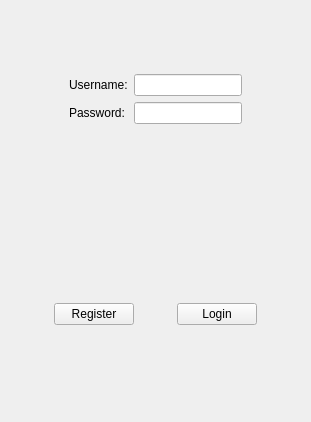
<?xml version="1.0" encoding="UTF-8"?>
<ui version="4.0">
 <class>loginWindow</class>
 <widget class="QMainWindow" name="loginWindow">
  <property name="geometry">
   <rect>
    <x>0</x>
    <y>0</y>
    <width>311</width>
    <height>422</height>
   </rect>
  </property>
  <property name="windowTitle">
   <string>GST603</string>
  </property>
  <property name="windowIcon">
   <iconset>
    <normaloff>../../Desktop/Gui/0577 - Icon.png</normaloff>../../Desktop/Gui/0577 - Icon.png</iconset>
  </property>
  <widget class="QWidget" name="centralwidget">
   <layout class="QVBoxLayout" name="verticalLayout">
    <item>
     <widget class="QFrame" name="userFrame">
      <property name="frameShape">
       <enum>QFrame::NoFrame</enum>
      </property>
      <property name="frameShadow">
       <enum>QFrame::Plain</enum>
      </property>
      <layout class="QGridLayout" name="gridLayout_3">
       <item row="2" column="1">
        <widget class="QLabel" name="loginMsgLabel">
         <property name="text">
          <string/>
         </property>
        </widget>
       </item>
       <item row="3" column="1">
        <spacer name="verticalSpacer">
         <property name="orientation">
          <enum>Qt::Vertical</enum>
         </property>
         <property name="sizeHint" stdset="0">
          <size>
           <width>20</width>
           <height>40</height>
          </size>
         </property>
        </spacer>
       </item>
       <item row="1" column="2">
        <spacer name="horizontalSpacer_2">
         <property name="orientation">
          <enum>Qt::Horizontal</enum>
         </property>
         <property name="sizeHint" stdset="0">
          <size>
           <width>40</width>
           <height>20</height>
          </size>
         </property>
        </spacer>
       </item>
       <item row="1" column="0">
        <spacer name="horizontalSpacer">
         <property name="orientation">
          <enum>Qt::Horizontal</enum>
         </property>
         <property name="sizeHint" stdset="0">
          <size>
           <width>40</width>
           <height>20</height>
          </size>
         </property>
        </spacer>
       </item>
       <item row="1" column="1">
        <widget class="QFrame" name="frame">
         <property name="frameShape">
          <enum>QFrame::NoFrame</enum>
         </property>
         <property name="frameShadow">
          <enum>QFrame::Plain</enum>
         </property>
         <layout class="QGridLayout" name="gridLayout">
          <item row="0" column="0">
           <widget class="QLabel" name="userLabel">
            <property name="text">
             <string>Username:</string>
            </property>
           </widget>
          </item>
          <item row="0" column="1">
           <widget class="QLineEdit" name="userInput">
            <property name="echoMode">
             <enum>QLineEdit::Normal</enum>
            </property>
           </widget>
          </item>
          <item row="1" column="0">
           <widget class="QLabel" name="passLabel">
            <property name="text">
             <string>Password:</string>
            </property>
           </widget>
          </item>
          <item row="1" column="1">
           <widget class="QLineEdit" name="passInput">
            <property name="echoMode">
             <enum>QLineEdit::Password</enum>
            </property>
           </widget>
          </item>
         </layout>
        </widget>
       </item>
       <item row="0" column="1">
        <spacer name="verticalSpacer_2">
         <property name="orientation">
          <enum>Qt::Vertical</enum>
         </property>
         <property name="sizeHint" stdset="0">
          <size>
           <width>20</width>
           <height>40</height>
          </size>
         </property>
        </spacer>
       </item>
      </layout>
     </widget>
    </item>
    <item>
     <widget class="QFrame" name="buttonFrame">
      <property name="frameShape">
       <enum>QFrame::NoFrame</enum>
      </property>
      <property name="frameShadow">
       <enum>QFrame::Plain</enum>
      </property>
      <layout class="QGridLayout" name="gridLayout_2">
       <item row="1" column="1">
        <widget class="QPushButton" name="registerButton">
         <property name="sizePolicy">
          <sizepolicy hsizetype="Expanding" vsizetype="Fixed">
           <horstretch>0</horstretch>
           <verstretch>0</verstretch>
          </sizepolicy>
         </property>
         <property name="maximumSize">
          <size>
           <width>108</width>
           <height>40</height>
          </size>
         </property>
         <property name="text">
          <string>Register</string>
         </property>
        </widget>
       </item>
       <item row="1" column="4">
        <spacer name="horizontalSpacer_6">
         <property name="orientation">
          <enum>Qt::Horizontal</enum>
         </property>
         <property name="sizeHint" stdset="0">
          <size>
           <width>40</width>
           <height>20</height>
          </size>
         </property>
        </spacer>
       </item>
       <item row="1" column="3">
        <widget class="QPushButton" name="loginButton">
         <property name="sizePolicy">
          <sizepolicy hsizetype="Expanding" vsizetype="Fixed">
           <horstretch>0</horstretch>
           <verstretch>0</verstretch>
          </sizepolicy>
         </property>
         <property name="maximumSize">
          <size>
           <width>108</width>
           <height>40</height>
          </size>
         </property>
         <property name="text">
          <string>Login</string>
         </property>
        </widget>
       </item>
       <item row="1" column="0">
        <spacer name="horizontalSpacer_5">
         <property name="orientation">
          <enum>Qt::Horizontal</enum>
         </property>
         <property name="sizeHint" stdset="0">
          <size>
           <width>40</width>
           <height>20</height>
          </size>
         </property>
        </spacer>
       </item>
       <item row="2" column="1">
        <spacer name="verticalSpacer_8">
         <property name="orientation">
          <enum>Qt::Vertical</enum>
         </property>
         <property name="sizeHint" stdset="0">
          <size>
           <width>20</width>
           <height>40</height>
          </size>
         </property>
        </spacer>
       </item>
       <item row="0" column="1">
        <spacer name="verticalSpacer_7">
         <property name="orientation">
          <enum>Qt::Vertical</enum>
         </property>
         <property name="sizeHint" stdset="0">
          <size>
           <width>20</width>
           <height>40</height>
          </size>
         </property>
        </spacer>
       </item>
       <item row="1" column="2">
        <spacer name="horizontalSpacer_7">
         <property name="orientation">
          <enum>Qt::Horizontal</enum>
         </property>
         <property name="sizeHint" stdset="0">
          <size>
           <width>40</width>
           <height>20</height>
          </size>
         </property>
        </spacer>
       </item>
      </layout>
     </widget>
    </item>
   </layout>
  </widget>
 </widget>
 <resources/>
 <connections/>
</ui>
